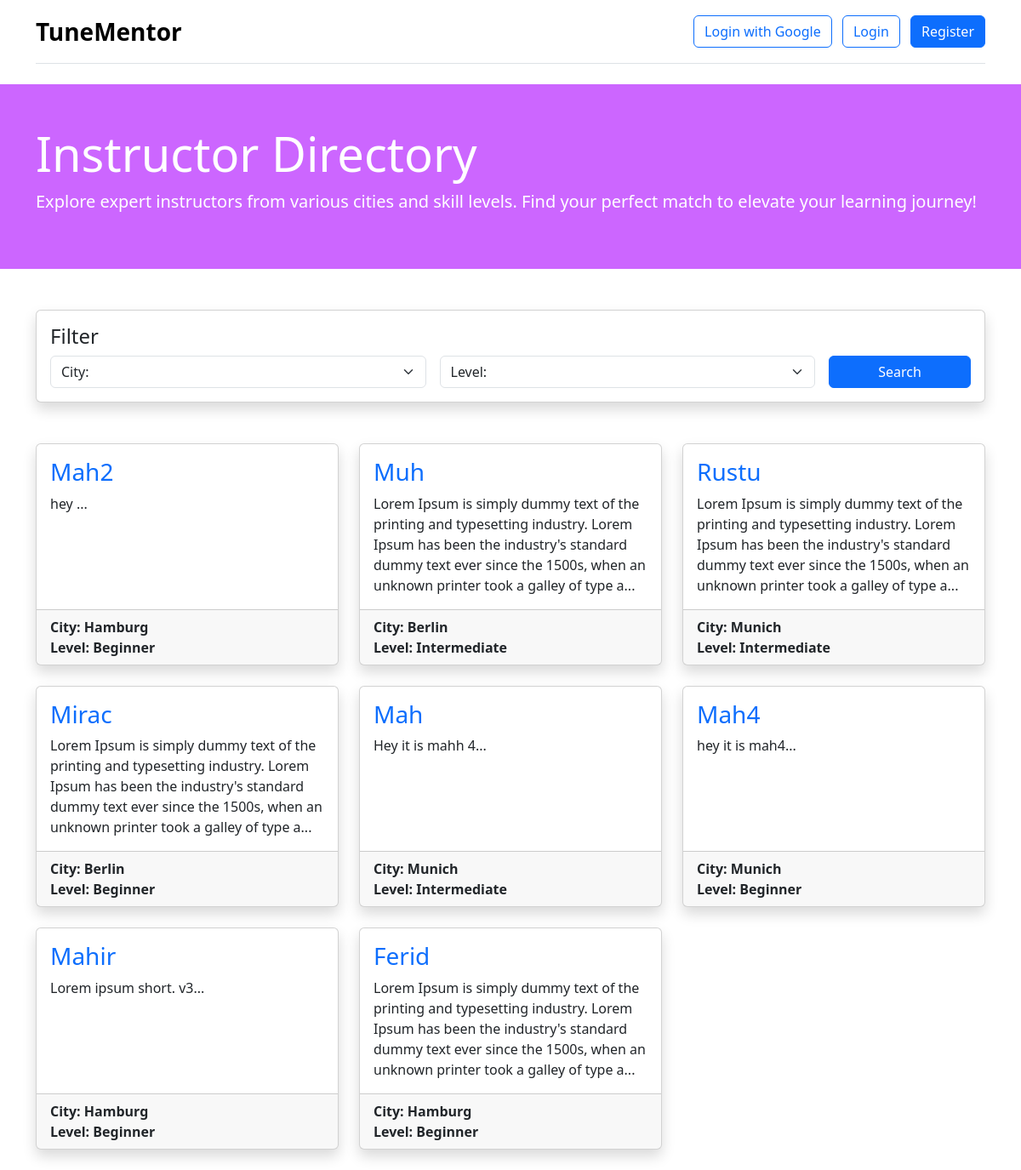
The page / on the database its author committed.
### tunementor/models.py (models this page shows, shortened)
class InstructorProfile(models.Model):
    CITY_CHOICES = [
        ('berlin', 'Berlin'),
        ('munich', 'Munich'),
        ('hamburg', 'Hamburg')
    ]
    LEVEL_CHOICES = [
        ('beginner', 'Beginner'),
        ('intermediate', 'Intermediate')
    ]
    instructor = models.OneToOneField(User, on_delete=models.CASCADE, related_name="instructor_profile")
    bio = models.TextField(blank=True, null=True)
    city = models.CharField(max_length=32, choices=CITY_CHOICES, default="berlin")
    level = models.CharField(max_length=32, choices=LEVEL_CHOICES, default="intermediate")
    instruments = models.ManyToManyField(Instrument, blank=True, related_name="instructors")

class User(AbstractUser):
    ROLE_CHOICES = [
        ('instructor', 'Instructor'),
        ('apprentice', 'Apprentice')
    ]
    role = models.CharField(max_length=32, choices=ROLE_CHOICES, default="apprentice")
    profile_picture = models.ImageField(upload_to='profile_pictures/', blank=True, null=True)

### tunementor/views.py (the view)
# urls.py: path("", views.index, name="index"),
def index(request):
    profiles = InstructorProfile.objects.all().order_by('?')
    return render(request, "tunementor/index.html", {
        "profiles": profiles
    })

### tunementor/templates/tunementor/index.html (shortened to what this page needs)
{% extends "tunementor/layout.html" %}
{% load static %}
{% block body %}
    <div class="container-fluid text-white py-5 mb-5" style="background-color: #cc66ff">
        <div class="container">
            <h1 class="display-4">Instructor Directory</h1>
            <p class="lead">
            Explore expert instructors from various cities and skill levels. Find your perfect match to elevate your learning journey!
            </p>
        </div>
    </div>
    <div class="container mb-5">
        <div class="card shadow">
            <div class="card-body">
            <h4 class="card-title">Filter</h4>
            <form class="row g-3" id="searchForm">
                <div class="col-md-5">
                <select class="form-select" name="city" id="city">
                    <option value="" disabled selected>City:</option>
                </select>
                </div>
                <div class="col-md-5">
                <select class="form-select" name="level" id="level">
                    <option value="" disabled selected>Level:</option>
                </select>
                </div>
                <div class="col-md-2 d-grid">
                <button class="btn btn-primary" type="submit">Search</button>
                </div>
            </form>
            </div>
        </div>
    </div>
    <div class="container" id="profiles_container">
        <div class="row">
            {% for profile in profiles %}
            <div class="col-md-4 mb-4">
                <div class="card h-100 shadow">
                <div class="card-body">
                    <h3 class="card-title text-capitalize">
                    <a href="{% url 'client' profile.id %}" class="text-decoration-none">
                        {{ profile.instructor.username }}
                    </a>
                    </h3>
                    <p class="card-text">{{ profile.bio|slice:":200" }}...</p>
                </div>
                <div class="card-footer">
                    <div class="fw-semibold text-capitalize">City: {{ profile.city }}</div>
                    <div class="fw-semibold text-capitalize">Level: {{ profile.level }}</div>
                </div>
                </div>
            </div>
            {% empty %}
            <div class="col-12">
                <div class="alert alert-info">No profiles found.</div>
            </div>
            {% endfor %}
        </div>
    </div>
{% endblock %}

### tunementor/static/tunementor/style.css (style rules this page uses)
html { overflow-y: scroll; }

### rows shown on the page
InstructorProfile: instructor.username "Mah2", bio "hey", city "Hamburg", level "Beginner"
InstructorProfile: instructor.username "Muh", bio "Lorem Ipsum is simply dummy text of the printing and typesetting industry. Lorem Ipsum has been the industry's standard dummy text ever since the 1500s, when an unknown printer took a galley of type a", city "Berlin", level "Intermediate"
InstructorProfile: instructor.username "Rustu", bio "Lorem Ipsum is simply dummy text of the printing and typesetting industry. Lorem Ipsum has been the industry's standard dummy text ever since the 1500s, when an unknown printer took a galley of type a", city "Munich", level "Intermediate"
InstructorProfile: instructor.username "Mirac", bio "Lorem Ipsum is simply dummy text of the printing and typesetting industry. Lorem Ipsum has been the industry's standard dummy text ever since the 1500s, when an unknown printer took a galley of type a", city "Berlin", level "Beginner"
InstructorProfile: instructor.username "Mah", bio "Hey it is mahh 4", city "Munich", level "Intermediate"
InstructorProfile: instructor.username "Mah4", bio "hey it is mah4", city "Munich", level "Beginner"
InstructorProfile: instructor.username "Mahir", bio "Lorem ipsum short. v3", city "Hamburg", level "Beginner"
InstructorProfile: instructor.username "Ferid", bio "Lorem Ipsum is simply dummy text of the printing and typesetting industry. Lorem Ipsum has been the industry's standard dummy text ever since the 1500s, when an unknown printer took a galley of type a", city "Hamburg", level "Beginner"
